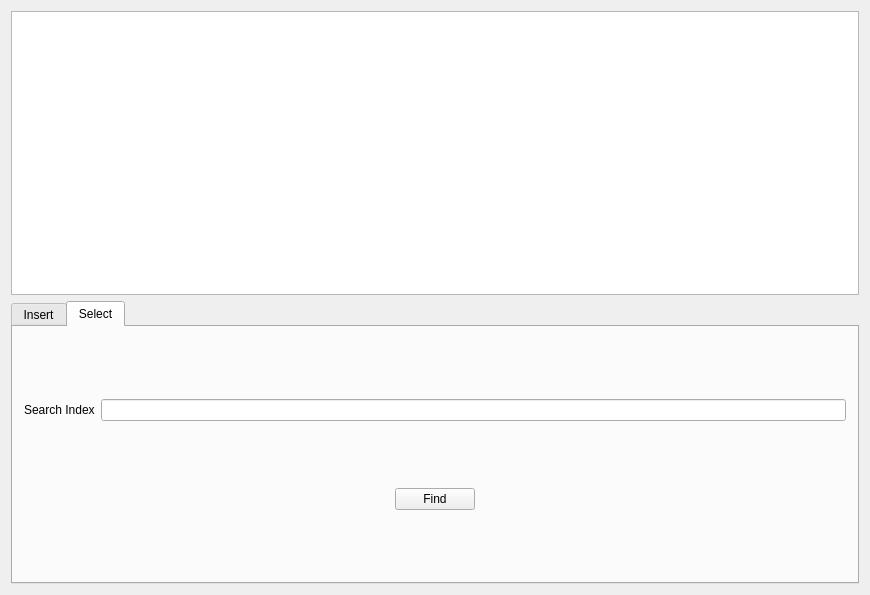
<?xml version="1.0" encoding="UTF-8"?>
<ui version="4.0">
 <class>Dialog</class>
 <widget class="QDialog" name="Dialog">
  <property name="geometry">
   <rect>
    <x>0</x>
    <y>0</y>
    <width>870</width>
    <height>595</height>
   </rect>
  </property>
  <property name="windowTitle">
   <string>Dialog</string>
  </property>
  <layout class="QVBoxLayout" name="verticalLayout_3">
   <item>
    <widget class="QTableView" name="tableView"/>
   </item>
   <item>
    <widget class="QTabWidget" name="tabWidget">
     <property name="currentIndex">
      <number>1</number>
     </property>
     <widget class="QWidget" name="insert">
      <attribute name="title">
       <string>Insert</string>
      </attribute>
      <layout class="QVBoxLayout" name="verticalLayout">
       <item>
        <spacer name="verticalSpacer">
         <property name="orientation">
          <enum>Qt::Vertical</enum>
         </property>
         <property name="sizeHint" stdset="0">
          <size>
           <width>20</width>
           <height>40</height>
          </size>
         </property>
        </spacer>
       </item>
       <item>
        <layout class="QFormLayout" name="formLayout">
         <item row="0" column="0">
          <widget class="QLabel" name="label">
           <property name="text">
            <string>Index</string>
           </property>
          </widget>
         </item>
         <item row="0" column="1">
          <widget class="QLineEdit" name="indexEdit"/>
         </item>
         <item row="1" column="0">
          <widget class="QLabel" name="label_2">
           <property name="text">
            <string>Filename</string>
           </property>
          </widget>
         </item>
         <item row="1" column="1">
          <widget class="QLineEdit" name="fileEdit"/>
         </item>
        </layout>
       </item>
       <item>
        <spacer name="verticalSpacer_2">
         <property name="orientation">
          <enum>Qt::Vertical</enum>
         </property>
         <property name="sizeHint" stdset="0">
          <size>
           <width>20</width>
           <height>32</height>
          </size>
         </property>
        </spacer>
       </item>
       <item>
        <layout class="QHBoxLayout" name="horizontalLayout">
         <item>
          <spacer name="horizontalSpacer">
           <property name="orientation">
            <enum>Qt::Horizontal</enum>
           </property>
           <property name="sizeHint" stdset="0">
            <size>
             <width>40</width>
             <height>20</height>
            </size>
           </property>
          </spacer>
         </item>
         <item>
          <widget class="QPushButton" name="insertButton">
           <property name="text">
            <string>Insert</string>
           </property>
          </widget>
         </item>
         <item>
          <spacer name="horizontalSpacer_2">
           <property name="orientation">
            <enum>Qt::Horizontal</enum>
           </property>
           <property name="sizeHint" stdset="0">
            <size>
             <width>40</width>
             <height>20</height>
            </size>
           </property>
          </spacer>
         </item>
        </layout>
       </item>
       <item>
        <spacer name="verticalSpacer_3">
         <property name="orientation">
          <enum>Qt::Vertical</enum>
         </property>
         <property name="sizeHint" stdset="0">
          <size>
           <width>20</width>
           <height>40</height>
          </size>
         </property>
        </spacer>
       </item>
      </layout>
     </widget>
     <widget class="QWidget" name="select">
      <attribute name="title">
       <string>Select</string>
      </attribute>
      <layout class="QVBoxLayout" name="verticalLayout_2">
       <item>
        <spacer name="verticalSpacer_4">
         <property name="orientation">
          <enum>Qt::Vertical</enum>
         </property>
         <property name="sizeHint" stdset="0">
          <size>
           <width>20</width>
           <height>49</height>
          </size>
         </property>
        </spacer>
       </item>
       <item>
        <layout class="QHBoxLayout" name="horizontalLayout_3">
         <item>
          <widget class="QLabel" name="label_3">
           <property name="text">
            <string>Search Index</string>
           </property>
          </widget>
         </item>
         <item>
          <widget class="QLineEdit" name="searchEdit"/>
         </item>
        </layout>
       </item>
       <item>
        <spacer name="verticalSpacer_5">
         <property name="orientation">
          <enum>Qt::Vertical</enum>
         </property>
         <property name="sizeHint" stdset="0">
          <size>
           <width>20</width>
           <height>48</height>
          </size>
         </property>
        </spacer>
       </item>
       <item>
        <layout class="QHBoxLayout" name="horizontalLayout_2">
         <item>
          <spacer name="horizontalSpacer_3">
           <property name="orientation">
            <enum>Qt::Horizontal</enum>
           </property>
           <property name="sizeHint" stdset="0">
            <size>
             <width>40</width>
             <height>20</height>
            </size>
           </property>
          </spacer>
         </item>
         <item>
          <widget class="QPushButton" name="findButton">
           <property name="text">
            <string>Find</string>
           </property>
          </widget>
         </item>
         <item>
          <spacer name="horizontalSpacer_4">
           <property name="orientation">
            <enum>Qt::Horizontal</enum>
           </property>
           <property name="sizeHint" stdset="0">
            <size>
             <width>40</width>
             <height>20</height>
            </size>
           </property>
          </spacer>
         </item>
        </layout>
       </item>
       <item>
        <spacer name="verticalSpacer_6">
         <property name="orientation">
          <enum>Qt::Vertical</enum>
         </property>
         <property name="sizeHint" stdset="0">
          <size>
           <width>20</width>
           <height>49</height>
          </size>
         </property>
        </spacer>
       </item>
      </layout>
     </widget>
    </widget>
   </item>
  </layout>
 </widget>
 <layoutdefault spacing="6" margin="11"/>
 <resources/>
 <connections/>
</ui>
